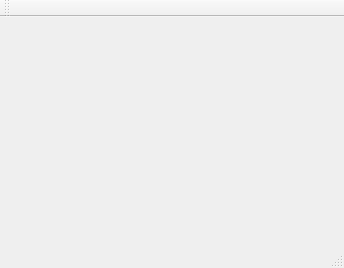
<?xml version="1.0" encoding="UTF-8"?>
<ui version="4.0">
 <class>MainWindow</class>
 <widget class="QMainWindow" name="MainWindow">
  <property name="geometry">
   <rect>
    <x>0</x>
    <y>0</y>
    <width>344</width>
    <height>268</height>
   </rect>
  </property>
  <property name="windowTitle">
   <string>MainWindow</string>
  </property>
  <widget class="QWidget" name="centralWidget"/>
  <widget class="QMenuBar" name="menuBar">
   <property name="geometry">
    <rect>
     <x>0</x>
     <y>0</y>
     <width>344</width>
     <height>26</height>
    </rect>
   </property>
  </widget>
  <widget class="QToolBar" name="mainToolBar">
   <attribute name="toolBarArea">
    <enum>TopToolBarArea</enum>
   </attribute>
   <attribute name="toolBarBreak">
    <bool>false</bool>
   </attribute>
  </widget>
  <widget class="QStatusBar" name="statusBar"/>
 </widget>
 <layoutdefault spacing="6" margin="11"/>
 <resources/>
 <connections/>
</ui>
